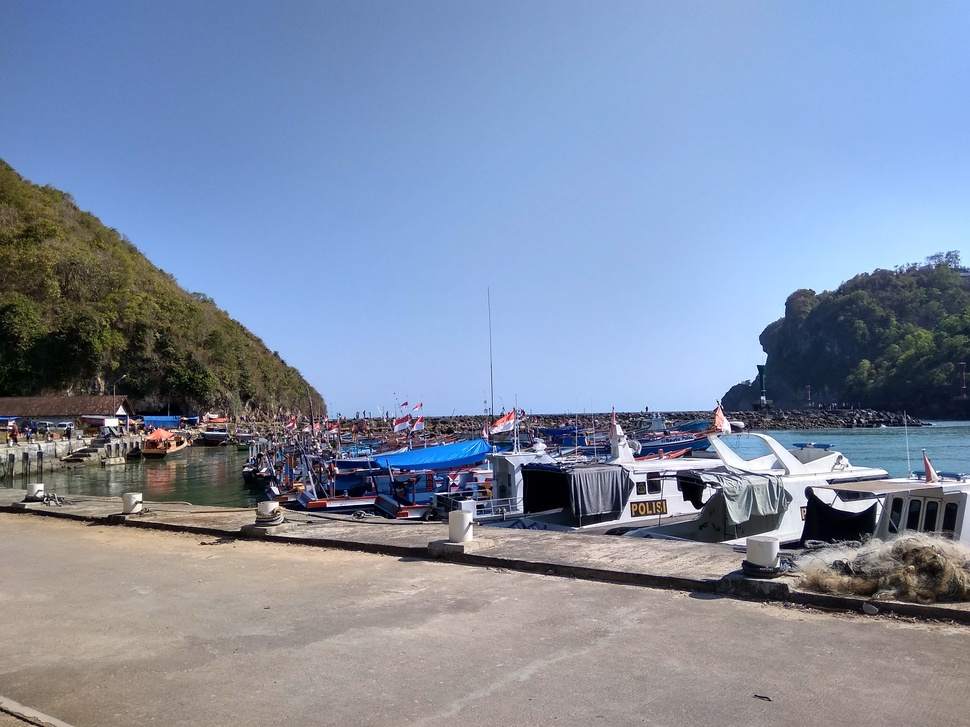
#> input picture perataan histogram (citra)/gambar.jpg, 970 x 727 px, shrunk from 4160 x 3120 before the run
$ jupyter execute 'Perataan Histogram.ipynb'   (shell and % lines are left out)
#> lines starting #> are read from the running program, lines starting #| are printed output that depends on the picture
# Perataan Histogram

[cell 1]
#Import library cv2, numpy, matplotlib
import cv2
import numpy as np
import matplotlib.pyplot as plt

[cell 2]
#import gambar
gambar = cv2.imread("gambar.jpg")
#> gambar is the input picture: shape (727, 970, 3); mean B, G, R 164.2, 141.2, 128.6

#menampilkan gambar
plt.imshow(gambar)

[cell 3]
#karena gambar di atas dalam format warna BGR,
#maka kita ubah dahulu ke format warna RGB
gambar = cv2.cvtColor(gambar, cv2.COLOR_BGR2RGB)

#menampilkan gambar
plt.imshow(gambar)

[cell 4]
#mengimport dan menampilkan gambar dengan grayscale
#untuk menampilkan grayscale, kita tambahkan cmap = "gray" dari library matplotlib
grayscale_gambar = cv2.imread("gambar.jpg", 0)
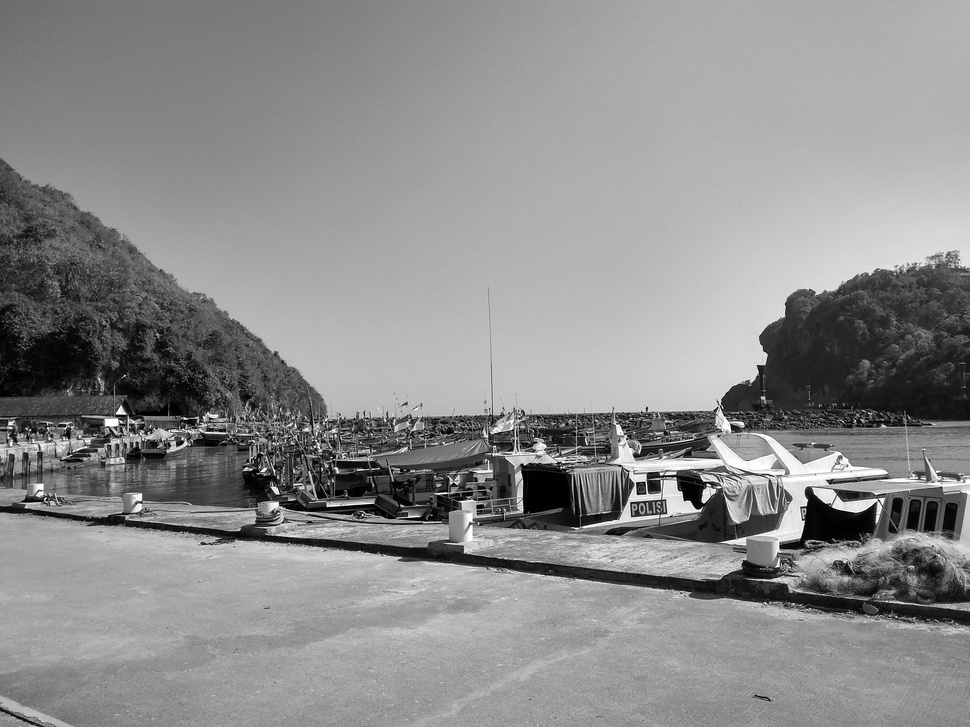
#> grayscale_gambar: shape (727, 970); min 0, max 255, mean 140.1

plt.imshow(grayscale_gambar, cmap="gray")

[cell 5]
#melakukan perataan histogram
eq_grayscale_gambar = cv2.equalizeHist(grayscale_gambar)
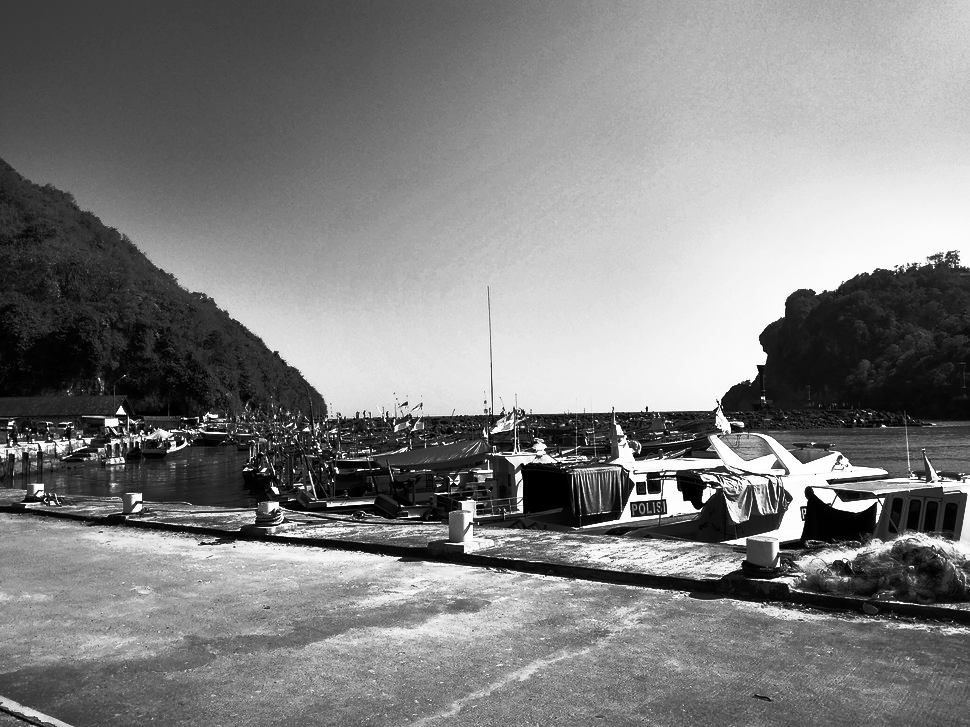
#> eq_grayscale_gambar: shape (727, 970); min 0, max 255, mean 128.3

plt.imshow(eq_grayscale_gambar, cmap="gray")

[cell 6]
nilai_hist = cv2.calcHist([grayscale_gambar], channels=[0], mask=None, histSize=[256], ranges=[0,256])
#> nilai_hist = 256 values, max 12432 at index 177, min 170 at index 248, mean 2754.6
nilai_hist.shape
plt.plot(nilai_hist)
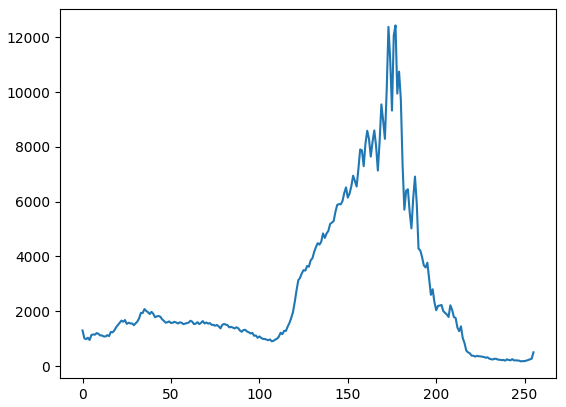
#> figure drawn by matplotlib, 1 panel; curve peaks at x = 177, y = 12432

[cell 7]
nilai_hist = cv2.calcHist([eq_grayscale_gambar], channels=[0], mask=None, histSize=[256], ranges=[0,256])
#> nilai_hist = 256 values, max 12432 at index 196, min 0 at index 65, mean 2754.6

plt.plot(nilai_hist)
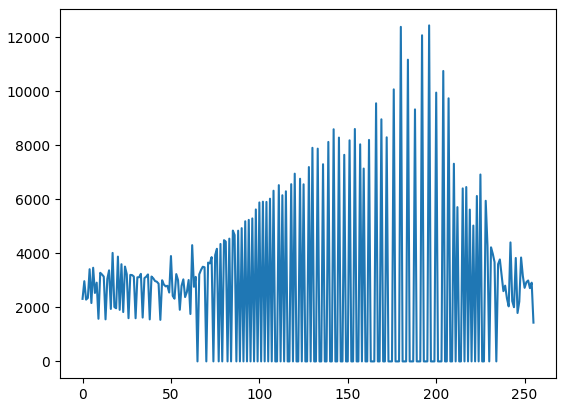
#> figure drawn by matplotlib, 1 panel; curve peaks at x = 196, y = 12432

# Melakukan Perataan Histogram dengan memanfaatkan Value pada HSV

# Sekarang kita bandingkan Grafik Histogram aslinya dengan Grafik Histogram yang sudah dilakukan proses perataan histogram

[cell 8]
#mengubah format warna dari RGB ke HSV
hsv_gambar = cv2.cvtColor(gambar, cv2.COLOR_RGB2HSV)
#> hsv_gambar: shape (727, 970, 3); mean H, S, V 77.5, 79.6, 172.5

#mengambil nilai dari Value dari HSV
#(Hue, Saturation, Value)
hsv_gambar[:,:,2]

#menghitung nilai histogram dari gambar di atas
#channels=[2] yang berarti kita mencari nilai dari Value
nilai_hist = cv2.calcHist([hsv_gambar], channels=[2], mask=None, histSize=[256], ranges=[0,256])
#> nilai_hist = 256 values, max 18897 at index 255, min 8 at index 0, mean 2754.6

plt.plot(nilai_hist)
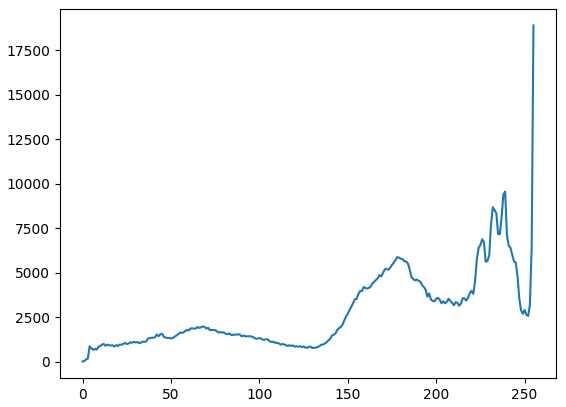
#> figure drawn by matplotlib, 1 panel; curve peaks at x = 255, y = 18897

[cell 9]
#melakukan perataan histogram kepada Value
hsv_gambar[:,:,2] = cv2.equalizeHist(hsv_gambar[:,:,2])
#> hsv_gambar: shape (727, 970, 3); mean H, S, V 77.5, 79.6, 128.3

nilai_hist_eq = cv2.calcHist([hsv_gambar], channels=[2], mask=None, histSize=[256], ranges=[0,256])
#> nilai_hist_eq = 256 values, max 18897 at index 255, min 0 at index 74, mean 2754.6

plt.plot(nilai_hist_eq)
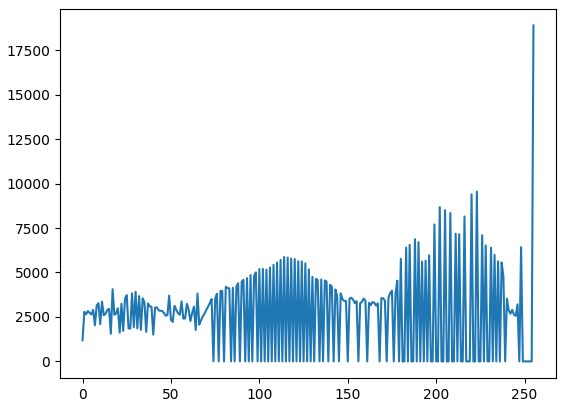
#> figure drawn by matplotlib, 1 panel; curve peaks at x = 255, y = 18897

# Sekarang kita bandingkan gambar aslinya dengan gambar yang sudah dilakukan proses perataan histogram

[cell 10]
#menampilkan gambar asli
plt.imshow(gambar)

[cell 11]
#merubah kembali format warna dari
#format HSV ke RGB
hasil = cv2.cvtColor(hsv_gambar, cv2.COLOR_HSV2RGB)
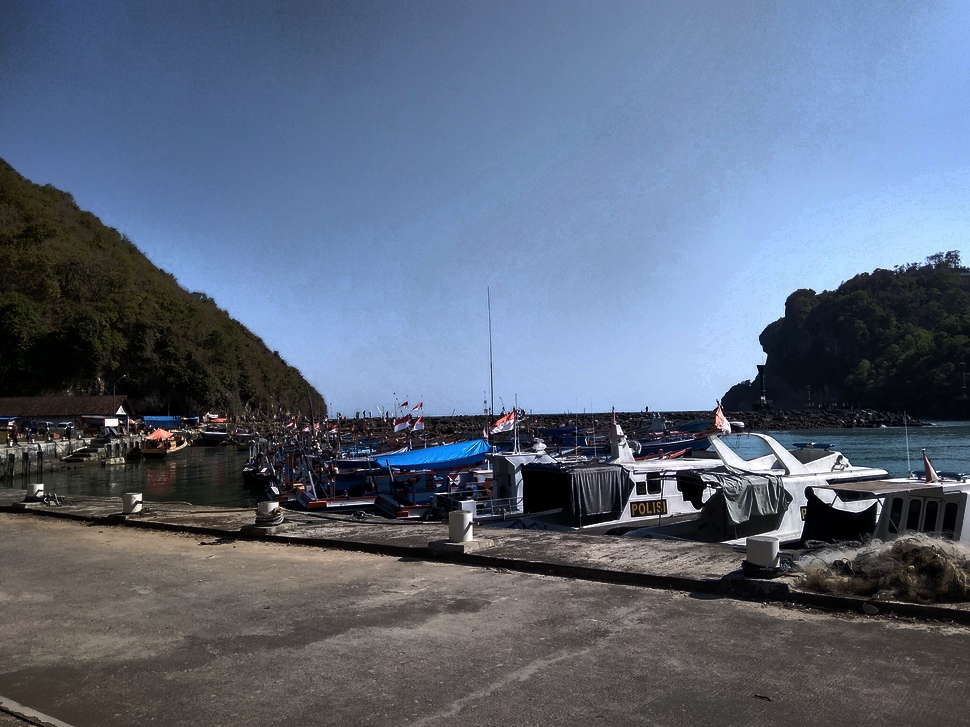
#> hasil: shape (727, 970, 3); mean R, G, B 92.5, 103.7, 123.6

#dan inilah gambar setelah dilakukan
#proses perataan histogram
plt.imshow(hasil)
